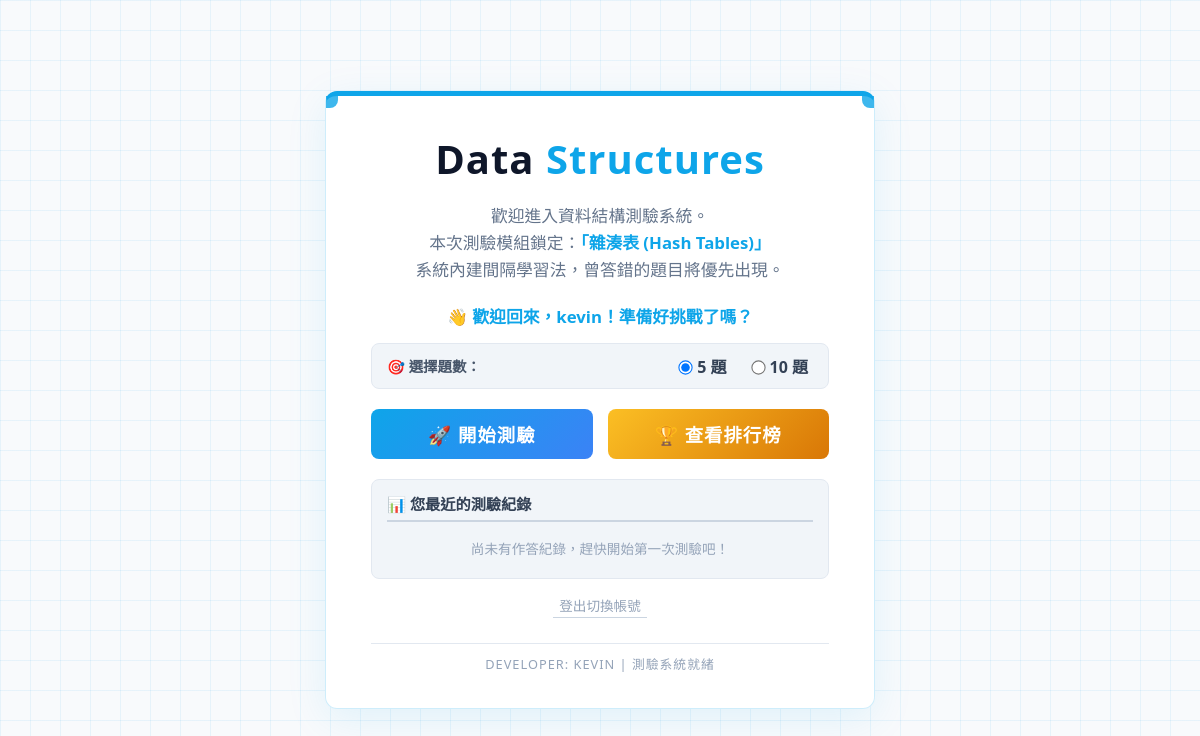
Before: / (signed in) with the older database file.
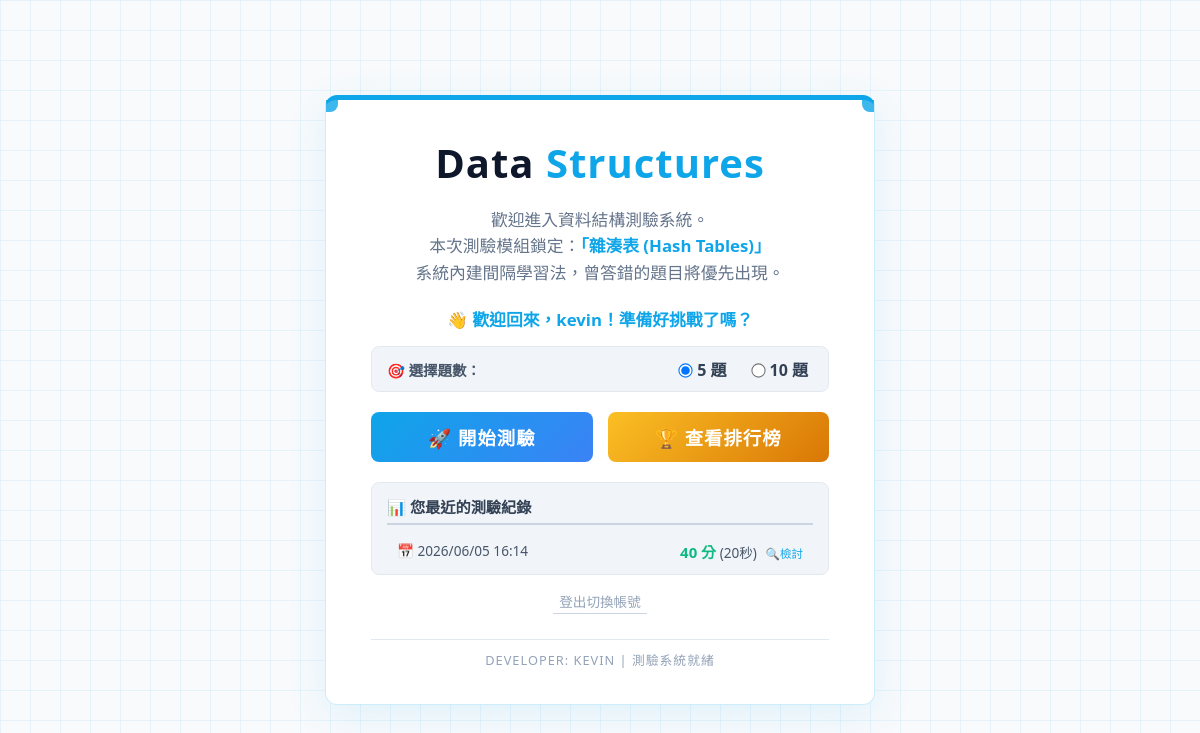
After: the same page with the newer database file.
### quiz/models.py (models this page shows, shortened)
class QuizRecord(models.Model):
    user = models.ForeignKey(User, on_delete=models.CASCADE, null=True, blank=True)
    duration_seconds = models.IntegerField("作答時間(秒)")
    score = models.IntegerField("分數", default=0)
    wrong_questions = models.ManyToManyField(Question, blank=True, verbose_name="答錯的題目")
    created_at = models.DateTimeField("測驗時間", auto_now_add=True)

### quiz/views.py (the view, shortened to what this page needs)
# urls.py: path('', views.home, name='home'),
def home(request):
    error_message = None
    user_records = []
    if request.user.is_authenticated:
        user_records = QuizRecord.objects.filter(user=request.user).order_by('-created_at')[:3]
    return render(request, 'quiz/home.html', {
        'error_message': error_message,
        'user_records': user_records
    })

### quiz/templates/quiz/home.html (shortened to what this page needs)
<!DOCTYPE html>
<html lang="zh-TW">
<head>
</head>
<body>
    <div class="hero-card">
        <div class="corner top-left"></div>
        <div class="corner top-right"></div>
        <h1>Data <span>Structures</span></h1>
        <p>
            歡迎進入資料結構測驗系統。<br>
            本次測驗模組鎖定：<strong>「雜湊表 (Hash Tables)」</strong><br>
            系統內建間隔學習法，曾答錯的題目將優先出現。
        </p>
        {% if user.is_authenticated %}
            <div style="margin-bottom: 15px; color: #0ea5e9; font-weight: bold; font-size: 1.05em;">
                👋 歡迎回來，{{ user.username }}！準備好挑戰了嗎？
            </div>
            <form method="POST" action="{% url 'start_quiz' %}">
                <div class="options-group">
                    <div style="color: #475569; font-size: 0.9em; font-weight: bold;">🎯 選擇題數：</div>
                    <div style="display: flex;">
                        <label><input type="radio" name="num_questions" value="5" checked> 5 題</label>
                        <label style="margin-left: 15px;"><input type="radio" name="num_questions" value="10"> 10 題</label>
                    </div>
                </div>
                <div class="action-buttons">
                    <button type="submit" class="btn-start">🚀 開始測驗</button>
                    <a href="{% url 'leaderboard' %}" class="btn-leaderboard">🏆 查看排行榜</a>
                </div>
            </form>
            <div class="history-section">
                <div class="history-title">📊 您最近的測驗紀錄</div>
                {% if user_records %}
                    {% for record in user_records %}
                    <a href="{% url 'record_detail' record.id %}" class="history-link">
                        <div class="history-item">
                            <span>📅 {{ record.created_at|date:"Y/m/d H:i" }}</span>
                            <span>
                                <span class="history-score">{{ record.score }} 分</span> ({{ record.duration_seconds }}秒)
                                <span style="font-size: 0.85em; color: #0ea5e9; margin-left: 5px;">🔍檢討</span>
                            </span>
                        </div>
                    </a>
                    {% endfor %}
                {% else %}
                    <div class="history-item" style="justify-content: center; color: #94a3b8; border: none; padding-bottom: 8px;">
                        尚未有作答紀錄，趕快開始第一次測驗吧！
                    </div>
                {% endif %}
            </div>
            <div style="margin-top: 15px;">
                <form method="post" action="{% url 'logout' %}">
                    <button type="submit" style="background: none; border: none; color: #94a3b8; font-size: 0.85em; text-decoration: none; border-bottom: 1px solid #cbd5e1; padding-bottom: 2px; cursor: pointer;">登出切換帳號</button>
                </form>
            </div>
        {% endif %}
        <div class="footer">
            DEVELOPER: KEVIN | 測驗系統就緒
        </div>
    </div>
</body>
</html>

Changed rows visible on the page:
added QuizRecord: created_at "2026/06/05 16:14", score "40", duration_seconds "20"
Other visible differences:
text no longer shown: "尚未有作答紀錄，趕快開始第一次測驗吧！"
